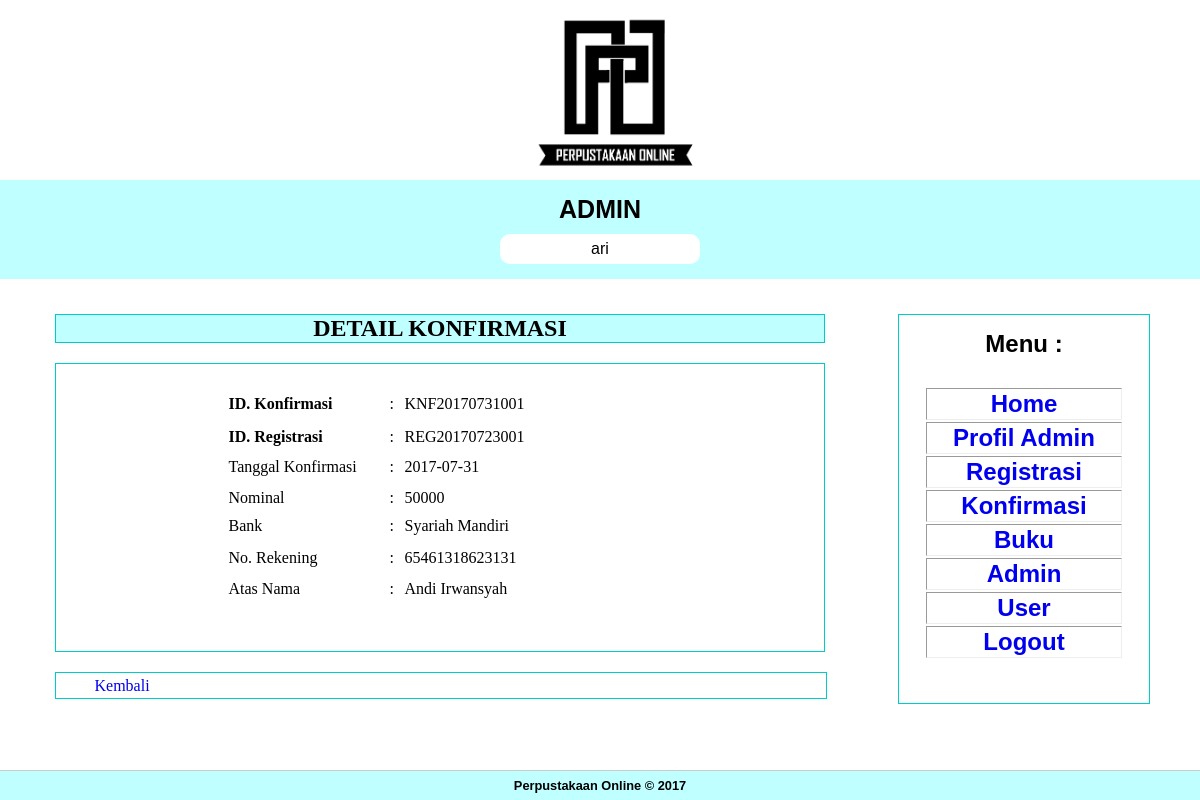
The page /admin/index.php?page=konfirmasi_detail&id_konfirmasi=KNF20170731001 (signed in) on the database its author committed.
### tables this page shows
CREATE TABLE IF NOT EXISTS `tb_konfirmasi` (
  `id_konfirmasi` varchar(14) NOT NULL,
  `id_registrasi` varchar(14) NOT NULL,
  `tgl_konfirmasi` date NOT NULL,
  `nominal` int(10) NOT NULL,
  `bank` varchar(30) NOT NULL,
  `no_rekening` varchar(20) NOT NULL,
  `atas_nama` varchar(30) NOT NULL,
  `bukti_transfer` varchar(60) NOT NULL,
  PRIMARY KEY (`id_konfirmasi`),
  UNIQUE KEY `id_registrasi` (`id_registrasi`),
  UNIQUE KEY `id_registrasi_2` (`id_registrasi`),
  UNIQUE KEY `id_registrasi_3` (`id_registrasi`),
  UNIQUE KEY `id_registrasi_4` (`id_registrasi`)
);

### admin/konfirmasi_detail.php (the view)
<?php include '../conn/koneksi.php';?>
<link rel="stylesheet" type="text/css" href="../artikelcss.css">
<div id="judul">  DETAIL KONFIRMASI</div>
<div id="tabel">
  <p>&nbsp;</p>
  <div align="center">
    <table width="429" border="0">
      <?php
            $id_konfirmasi	= isset($_GET['id_konfirmasi']) ? $_GET['id_konfirmasi'] : "";
			$query=mysql_query("SELECT * FROM tb_konfirmasi WHERE id_konfirmasi='$id_konfirmasi'", $dbconn);
			$data=mysql_fetch_array($query);
			?>
      <tr>
        <td width="157" height="31"><strong>ID. Konfirmasi</strong></td>
        <td width="11">:</td>
        <td width="247"><?php echo $data['id_konfirmasi']; ?></td>
      </tr>
      <tr>
        <td height="28"><strong>ID. Registrasi</strong></td>
        <td>:</td>
        <td><?php echo $data['id_registrasi']; ?></td>
      </tr>
      <tr>
        <td height="29">Tanggal Konfirmasi</td>
        <td>:</td>
        <td><?php echo $data['tgl_konfirmasi']; ?></td>
      </tr>
      <tr>
        <td height="26">Nominal</td>
        <td>:</td>
        <td><?php echo $data['nominal']; ?></td>
      </tr>
      <tr>
        <td height="30">Bank</td>
        <td>:</td>
        <td><?php echo $data['bank']; ?></td>
      </tr>
      <tr>
        <td height="29">No. Rekening</td>
        <td>:</td>
        <td><?php echo $data['no_rekening']; ?></td>
      </tr>
      <tr>
        <td height="29">Atas Nama</td>
        <td>:</td>
        <td><?php echo $data['atas_nama']; ?></td>
      </tr>
  </table>
    <p>&nbsp;</p>
    <p>&nbsp;</p>
  </div>
</div>
<div id="back"> <a style="text-decoration: none"; href="index.php?page=konfirmasi_data">Kembali</a> </div>
<p>&nbsp;</p>
<p>&nbsp;</p>

### artikelcss.css (style rules this page uses)
#tabel { height: auto; width: auto; border: 1px solid #0CC; padding: 10px 25px 5px; text-align: left; }
#judul { border: 1px solid #0cc; text-align: center; font-weight: bold; font-size: 24px; margin-bottom: 20px; background-color: #BFFFFF; }
#back { height: 25px; width: 95%; margin-top: 20px; border: 1px solid #0cc; padding-left: 5%; line-height: 25px; }

### rows shown on the page
tb_konfirmasi: id_konfirmasi "KNF20170731001", id_registrasi "REG20170723001", tgl_konfirmasi "2017-07-31", nominal "50000", bank "Syariah Mandiri", no_rekening "65461318623131", atas_nama "Andi Irwansyah"

### other values the page prints
$_SESSION['username'] "ari"
